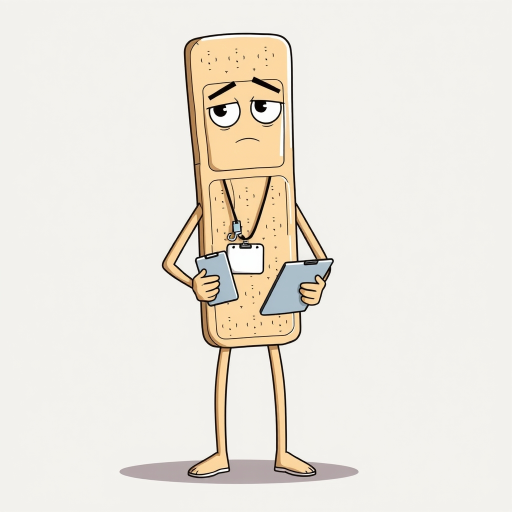
#> input picture tele/pruebas/base/adhesio.png, 1024 x 1024 px, given in place of adhesio.png.png, which was not available (shown at 1/2 size)
$ python -i dibujo.py   (imports and definitions only)
#> lines starting #> are read from the running program, lines starting #| are printed output that depends on the picture; after the words box and inside, x2 and y2 are one past the last pixel; in counts of white or black regions, pixels touching at a corner belong together
"""Todo lo que se ve: platós imposibles, personajes (objeto + ojos, boca, brazos y patas), rótulos e interferencias."""
import math
import os

import numpy as np
from PIL import Image, ImageDraw, ImageFilter, ImageFont

W, H, HOR, PIE = 1080, 1920, 1120, 1330
AQUI = os.path.dirname(os.path.abspath(__file__))
ASSETS = os.path.join(AQUI, '..', 'assets')
FUENTE = os.path.join(ASSETS, 'Anton-Regular.ttf')
TINTA = (20, 10, 30)
LUZ = (255, 244, 214)

PALETAS = [
    dict(a='#12063b', b='#7b1fa2', s1='#ff2e93', s2='#2a0a4a', ac='#16e0bd', ac2='#ffe14d'),
    dict(a='#03224c', b='#0fa3b1', s1='#f7a072', s2='#0b3954', ac='#ff5d73', ac2='#f9f871'),
    dict(a='#2b0504', b='#d7263d', s1='#f49d37', s2='#3f0d12', ac='#3ddc97', ac2='#f5f749'),
    dict(a='#0b132b', b='#3a506b', s1='#5bc0be', s2='#1c2541', ac='#ff9f1c', ac2='#ff4d6d'),
    dict(a='#240046', b='#ff6d00', s1='#ffd60a', s2='#3c096c', ac='#00f5d4', ac2='#f15bb5'),
    dict(a='#002b36', b='#2aa198', s1='#b5e48c', s2='#073b4c', ac='#ef476f', ac2='#ffd166'),
    dict(a='#1a1423', b='#b7094c', s1='#89b0ae', s2='#372549', ac='#f6f740', ac2='#00bbf9'),
    dict(a='#10002b', b='#3a86ff', s1='#ff006e', s2='#240046', ac='#ffbe0b', ac2='#8ac926'),
]
COLORES_VOZ = [(255, 225, 77), (22, 224, 189), (255, 107, 157), (142, 202, 230), (255, 159, 28)]


def rgb(h):
    h = h.lstrip('#'); return tuple(int(h[i:i + 2], 16) for i in (0, 2, 4))


def mez(c1, c2, t):
    return tuple(int(a + (b - a) * t) for a, b in zip(c1, c2))


def osc(c, f=0.6):
    return tuple(int(v * f) for v in c)


def paleta(i):
    return {k: rgb(v) for k, v in PALETAS[i % len(PALETAS)].items()}


def fuente(t):
    return ImageFont.truetype(FUENTE, int(t))


# ---------- dibujos del catálogo, con contorno de tinta ----------
_SPR = {}
BORDE = 14


def sprite(nombre):
    """(imagen RGBA con contorno, cx, cy, escala de cara): centro y anchura útil del dibujo para colocarle la cara."""
#> called with nombre = 'pruebas/base/adhesio.png'
    if nombre not in _SPR:
        im = Image.open(os.path.join(ASSETS, 'tele', f'{nombre}.png')).convert('RGBA')
        t = im.size[0] + 2 * BORDE
#> t = 1052
        lienzo = Image.new('RGBA', (t, t), (0, 0, 0, 0)); lienzo.paste(im, (BORDE, BORDE))
#> after `lienzo = Image.new('RGBA', (t, t), (0, 0, 0, 0))`: lienzo: PIL image 1052x1052 RGBA; every value is 0
#> after `lienzo.paste(im, (BORDE, BORDE))`:
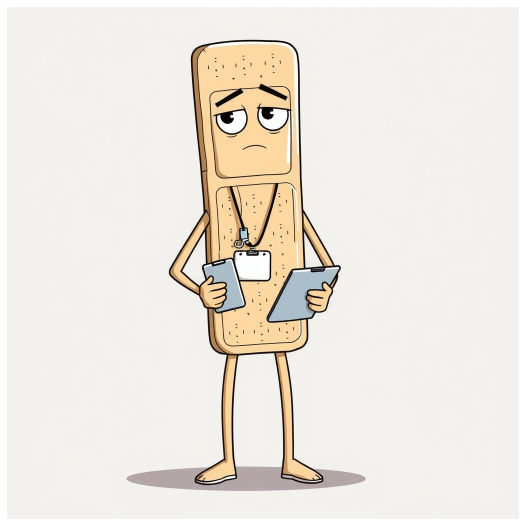
#> lienzo: PIL image 1052x1052 RGBA (shown at 1/2 size); mean R, G, B, A 223.4, 218.9, 210.5, 241.6; transparent parts drawn white
        a = lienzo.getchannel('A')
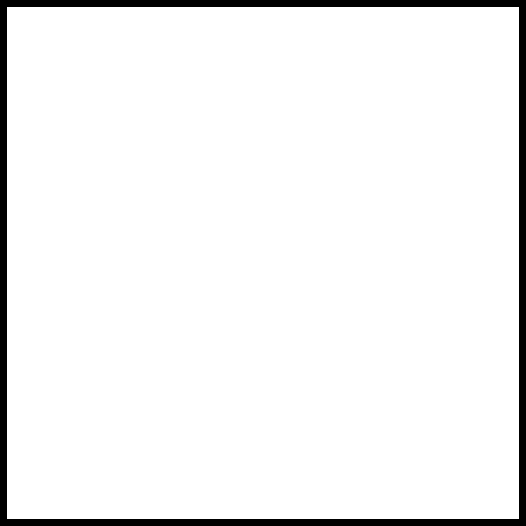
#> a: PIL image 1052x1052 L (shown at 1/2 size); 94.7% white; 1 black region, box (x1, y1, x2, y2) and area: (0, 0, 1052, 1052) 58128
        gordo = a.filter(ImageFilter.GaussianBlur(BORDE / 2.2)).point(lambda v: 255 if v > 18 else 0).filter(ImageFilter.GaussianBlur(1.2))
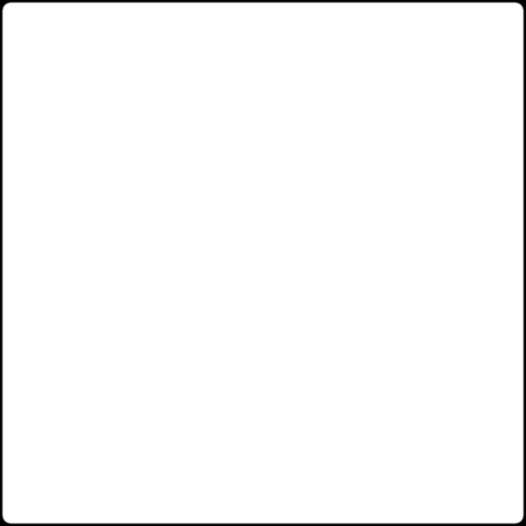
#> gordo: PIL image 1052x1052 L (shown at 1/2 size); min 0, max 255, mean 250.1
        con = Image.new('RGBA', (t, t), TINTA + (255,)); con.putalpha(gordo); con.alpha_composite(lienzo)
#> after `con = Image.new('RGBA', (t, t), TINTA + (255,))`:
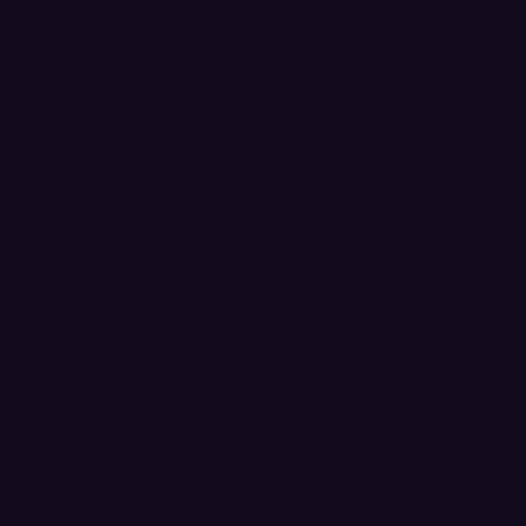
#> con: PIL image 1052x1052 RGBA (shown at 1/2 size); mean R, G, B, A 20, 10, 30, 255
#> after `con.putalpha(gordo)`:
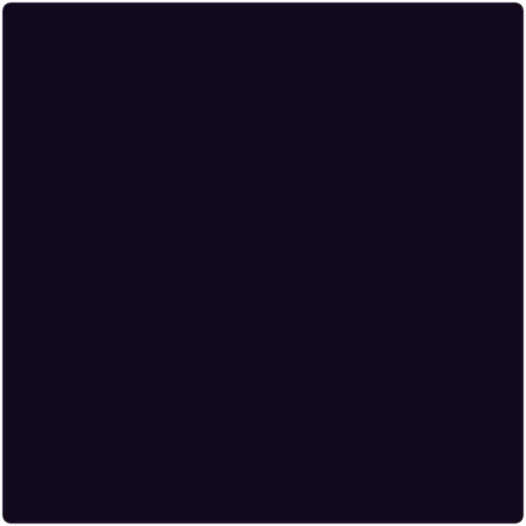
#> con: PIL image 1052x1052 RGBA (shown at 1/2 size); mean R, G, B, A 20, 10, 30, 250.1; transparent parts drawn white
#> after `con.alpha_composite(lienzo)`:
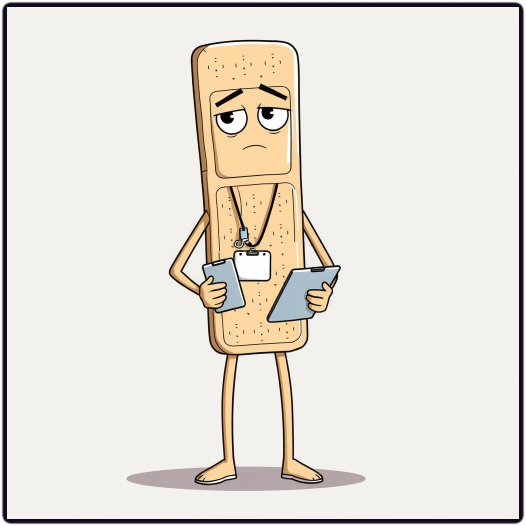
#> con: PIL image 1052x1052 RGBA (shown at 1/2 size); mean R, G, B, A 224.5, 219.4, 212.1, 250.1; transparent parts drawn white
        al = np.asarray(a) > 128
        ys, xs = np.nonzero(al)
        cy = float(np.median(ys)); filas = al[int(max(cy - 50, 0)):int(cy + 50)]
#> after `cy = float(np.median(ys))`: cy = 525.5
#> after `filas = al[int(max(cy - 50, 0)):int(cy + 50)]`:
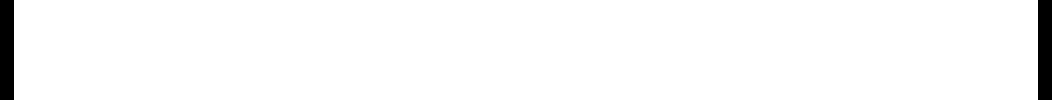
#> filas: shape (100, 1052) bool; 97.3% white; 2 black regions, box (x1, y1, x2, y2) and area: (0, 0, 14, 100) 1400, (1038, 0, 1052, 100) 1400
        cols = np.nonzero(filas.any(axis=0))[0]
#> cols = 1024 values from 14 to 1037
        cx = float(cols.mean()) if len(cols) else t / 2
#> cx = 525.5
        ancho = float(np.median(filas.sum(axis=1))) if len(filas) else t
#> ancho = 1024
        _SPR[nombre] = (con, cx / t, cy / t, float(np.clip(ancho / (0.62 * t), 0.5, 1.0)))
    return _SPR[nombre]


# ---------- lienzo con suavizado (se dibuja al doble y se reduce) ----------
class Lienzo:
    def __init__(self, im, k, dx=0):
        self.im, self.k, self.dx, self.d = im, k, dx, ImageDraw.Draw(im, 'RGBA')

    def _p(self, pts):
        return [((x + self.dx) * self.k, y * self.k) for x, y in pts]

    # [12 lines left out: functions _velo, poly, not called in this run]

    def rect(self, x0, y0, x1, y1, fill=None, borde=None, w=5, r=0):
        k = self.k; x0 += self.dx; x1 += self.dx
        self.d.rounded_rectangle([x0 * k, y0 * k, x1 * k, y1 * k], radius=r * k, fill=fill, outline=borde, width=int(w * k) if borde else 0)

    # [4 lines left out: function elip, not called in this run]

    def linea(self, pts, fill, w=5):
        self._velo(fill, lambda d: d.line(self._p(pts), fill=fill, width=int(w * self.k), joint='curve'))

    # [170 lines left out: functions pega, _cortina, _juicio, _concurso, _informativo, _documental and 8 more, not called in this run]


PLATOS = {'juicio': _juicio, 'concurso': _concurso, 'informativo': _informativo, 'documental': _documental, 'reality': _reality,
          'debate': _debate, 'cocina': _cocina, 'teletienda': _teletienda, 'tiempo': _tiempo, 'late': _late,
          'consultorio': _consultorio, 'deportes': _deportes}


# [28 lines left out: function _imposibles, not called in this run]


MARGEN = 130                      # la capa lejana es más ancha que la pantalla para poder deslizarla (paralaje)
CERRADOS = ('reality', 'debate', 'cocina', 'late', 'consultorio', 'deportes')   # platós con pared: tapan el cielo


UNIVERSOS = ('cosmos', 'planeta', 'nave', 'laboratorio', 'piso')


# [138 lines left out: functions _universo, _mugre, decorado, escenario, not called in this run]


class Carta:
    """La entradilla del canal, por capas: rayos que giran, logo, lema y, al final, el programa y el título de hoy."""

    # [81 lines left out: functions __init__, cuadro, sello, not called in this run]


_VIN = None


# [93 lines left out: functions penumbra, personaje, not called in this run]


_RAYOS = {}


# [48 lines left out: functions prop, cabecera, faldon, not called in this run]


_SUB = {}


# [27 lines left out: function subtitulo, not called in this run]


# ---------- interferencias ----------
_MASC = None


# [24 lines left out: functions _mascara, interferencia, not called in this run]


# ---------- vida del plató (cada fotograma) ----------
_VIDA = {}


# [55 lines left out: functions _cabeza_publico, vida, publico, not called in this run]

>>> result = sprite('pruebas/base/adhesio.png')
